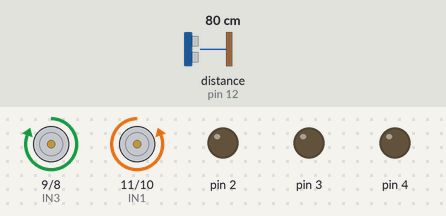
A sketch run on a simulated Arduino Uno, built with avr-gcc and run on an emulated ATmega328P. Shown: motor-driver pin pairs drawn as motors (green arrow = first pin HIGH = forward, orange = second pin HIGH = backward, longer = more drive), output pins drawn as LEDs (lit = HIGH). Inputs (shaded band) come from the test bench; at power-on: distance to the obstacle (sensor on pin 12) 80 cm. The echo pulse lasts 58.3 µs per cm; what the sketch prints to the serial monitor is not drawn.

Above: at 1.2 s.
1.3 s: distance to the obstacle (sensor on pin 12) set to 54 cm
2.9 s: distance to the obstacle (sensor on pin 12) set to 48 cm
At 3.5 s:
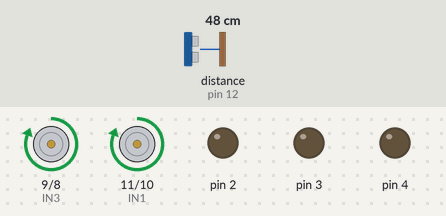
4.6 s: distance to the obstacle (sensor on pin 12) set to 60 cm
At 6.8 s:
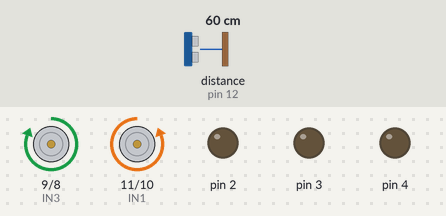
7.4 s: distance to the obstacle (sensor on pin 12) set to 2 cm
At 8.2 s:
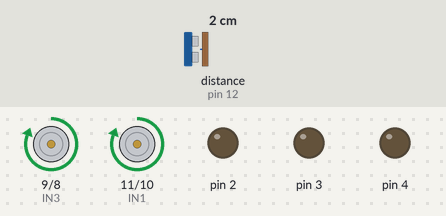
Timing chart, 0 to 10.1 s (numbered marks = the images above; inputs shaded):
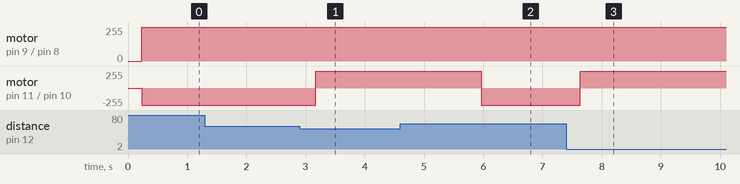

The sketch:

sketch_may26a.ino
```cpp
// SENSOR ULTRASONICO
// Importar a biblioteca do sensor ultrassonico
#include <Ultrasonic.h>

// Definir Echo e Trigger
#define pino_trigger 13
#define pino_echo 12

// Iniciar os pinos acima
Ultrasonic ultrasonic(pino_trigger, pino_echo);

// TCRT5000
int a, b, c;

// PONTE H
// Definindo pinos
int IN1 = 11;
int IN2 = 10;
int IN3 = 9;
int IN4 = 8;

void setup() {
  // SENSOR ULTRASONICO
  // Sensor Ultrassonico
  Serial.begin(9600);
  Serial.println("Lendo dados do sensor...");

  // TCRT5000
  pinMode(1, OUTPUT);
  pinMode(2, OUTPUT);
  pinMode(3, OUTPUT);
  pinMode(4, OUTPUT);
  Serial.begin(9600);

  // PONTE H
  // Definindo os pinos como saida
  pinMode(IN1, OUTPUT);
  pinMode(IN2, OUTPUT);
  pinMode(IN3, OUTPUT);
  pinMode(IN4, OUTPUT);
}

void loop() {
  // Sensor Ultrassonico
  // Lendo informações do sensor, em cm e pol
  float cmMsec, inMsec;
  cmMsec = ultrasonic.distanceRead(CM);
  inMsec = ultrasonic.distanceRead(INC);

  //Exibe informacoes no serial monitor
  Serial.print("Distancia em cm: ");
  Serial.print(cmMsec);
  Serial.print(" – Distancia em polegadas: ");
  Serial.println(inMsec);
  delay(200);

  /*// TCRT5000
  digitalWrite(6, HIGH);
  delay(1);
  a = analogRead(A3);
  digitalWrite(6, LOW);
  delay(1);
  b = analogRead(A3);
  c = a - b;

  Serial.print(a);
  Serial.print("\t");
  Serial.print(b);
  Serial.print("\t");
  Serial.print(c);*/

  // PONTE H
  // Gira o Motor A e B no sentido horário
  digitalWrite(IN1, LOW);
  digitalWrite(IN2, HIGH);

  digitalWrite(IN3, HIGH);
  digitalWrite(IN4, LOW);


  if(cmMsec <= 50.00){
    digitalWrite(IN1, HIGH);
    digitalWrite(IN2, LOW);

   delay(800);
   digitalWrite(IN3, HIGH);
   digitalWrite(IN4, LOW);
   delay(2000);
 }
digitalWrite(IN1, LOW);
  digitalWrite(IN2, HIGH);
  digitalWrite(IN3, HIGH);
  digitalWrite(IN4, LOW);
}
```

Measured:
- the behaviour switches between 51 and 50 cm on distance to the obstacle (sensor on pin 12) (found by bisection; images 0 and 1)
- after the input at 1.3 s, every drawn part: stays the same
- after the input at 2.9 s, motor on pin 11 (IN1) / pin 10 (IN2): backward 255/255 → forward 255/255 after 0.27 s
- after the input at 4.6 s, motor on pin 11 (IN1) / pin 10 (IN2): goes on until 6.0 s, then stays backward 255/255
- after the input at 7.4 s, motor on pin 11 (IN1) / pin 10 (IN2): backward 255/255 → forward 255/255 after 0.24 s
